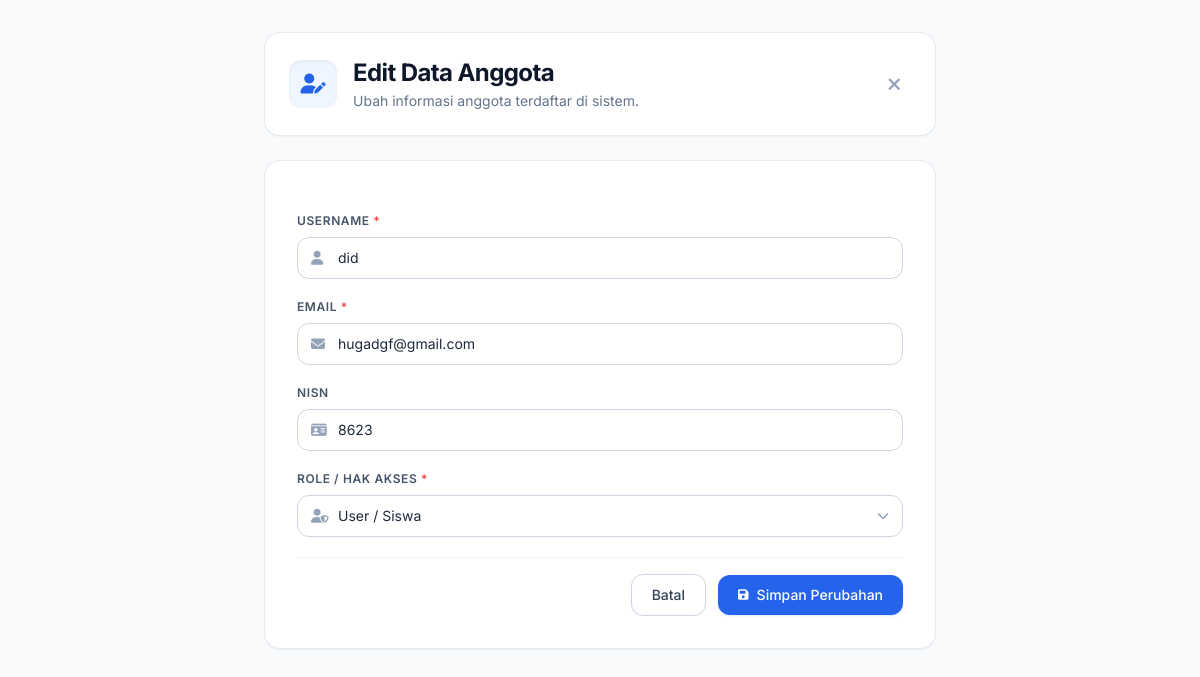
The app's page /view/view_admin/edit_anggota.php?id=2, older data.
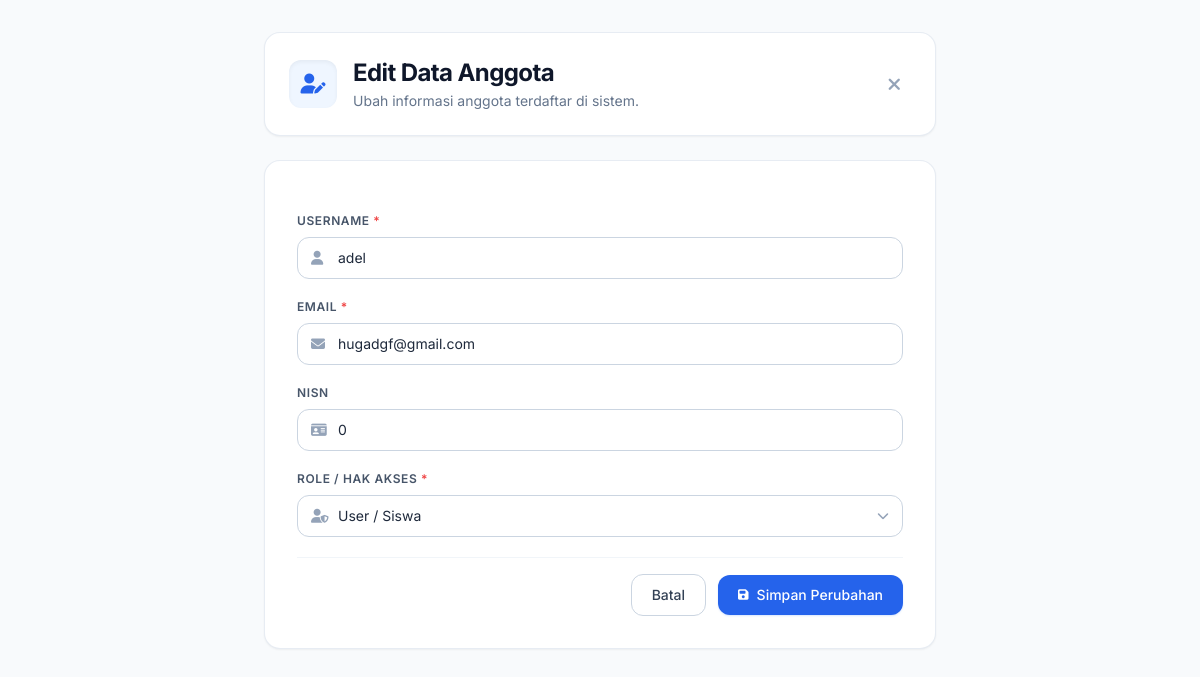
The same page, newer data.
### tables this page shows
CREATE TABLE `anggota` (
  `id_anggota` int(11) NOT NULL,
  `username` varchar(50) NOT NULL,
  `password` varchar(255) NOT NULL,
  `email` varchar(50) NOT NULL,
  `nisn` int(9) NOT NULL,
  `kelas` varchar(10) NOT NULL,
  `role` enum('admin','user') NOT NULL
);

### view/view_admin/edit_anggota.php (the view, shortened to what the changed rows need)
<?php
require_once '../../models/m_anggota.php';
if (isset($_GET['id'])) {
    $id_user = $_GET['id'];
    $db = new koneksi();
    $koneksi = $db->koneksi;
    $stmt = $koneksi->prepare("SELECT * FROM anggota WHERE id_anggota = ?");
    $stmt->bind_param("i", $id_user);
    $stmt->execute();
    $result = $stmt->get_result();
    $data = $result->fetch_assoc();
} else {
    header("Location: data_anggota.php");
    exit();
}
?>
<!DOCTYPE html>
<html lang="id">
<head>
    <script src="https://cdn.tailwindcss.com"></script>
    <link rel="stylesheet" href="https://cdnjs.cloudflare.com/ajax/libs/font-awesome/6.4.0/css/all.min.css">
</head>
<body class="bg-slate-50 text-slate-800 antialiased min-h-screen p-4 sm:p-6 lg:p-8">
    <div class="max-w-2xl mx-auto space-y-6">
        <div class="flex items-center justify-between bg-white p-6 rounded-2xl shadow-sm border border-slate-200/80">
            <div class="flex items-center gap-4">
                <div>
                    <h1 class="text-xl sm:text-2xl font-bold text-slate-900 tracking-tight">Edit Data Anggota</h1>
                </div>
            </div>
        </div>
        <div class="bg-white p-6 sm:p-8 rounded-2xl shadow-sm border border-slate-200/80">
            <form action="" method="POST" class="space-y-5">
                <div>
                    <div class="relative">
                        <i class="fa-solid fa-user absolute left-3.5 top-1/2 -translate-y-1/2 text-slate-400 text-sm"></i>
                        <input type="text" id="username" name="username" required
                               value="<?= htmlspecialchars($data['username'] ?? '') ?>"
                               class="w-full pl-10 pr-4 py-2.5 border border-slate-300 rounded-xl text-sm focus:outline-none focus:ring-2 focus:ring-blue-500 focus:border-transparent transition">
                    </div>
                </div>
                <div>
                    <div class="relative">
                        <i class="fa-solid fa-envelope absolute left-3.5 top-1/2 -translate-y-1/2 text-slate-400 text-sm"></i>
                        <input type="email" id="email" name="email" required
                               value="<?= htmlspecialchars($data['email'] ?? '') ?>"
                               class="w-full pl-10 pr-4 py-2.5 border border-slate-300 rounded-xl text-sm focus:outline-none focus:ring-2 focus:ring-blue-500 focus:border-transparent transition">
                    </div>
                </div>
                <div>
                    <div class="relative">
                        <i class="fa-solid fa-id-card absolute left-3.5 top-1/2 -translate-y-1/2 text-slate-400 text-sm"></i>
                        <input type="text" id="nisn" name="nisn"
                               value="<?= htmlspecialchars($data['nisn'] ?? '') ?>"
                               placeholder="Contoh: 0012345678"
                               class="w-full pl-10 pr-4 py-2.5 border border-slate-300 rounded-xl text-sm focus:outline-none focus:ring-2 focus:ring-blue-500 focus:border-transparent transition">
                    </div>
                </div>
                <div>
                    <div class="relative">
                        <i class="fa-solid fa-user-shield absolute left-3.5 top-1/2 -translate-y-1/2 text-slate-400 text-sm"></i>
                        <select id="role" name="role" required
                                class="w-full pl-10 pr-4 py-2.5 border border-slate-300 rounded-xl text-sm focus:outline-none focus:ring-2 focus:ring-blue-500 focus:border-transparent bg-white transition appearance-none">
                            <option value="user" <?= (isset($data['role']) && strtolower($data['role']) === 'user') ? 'selected' : '' ?>>User / Siswa</option>
                        </select>
                    </div>
                </div>
            </form>
        </div>
    </div>
</body>
</html>

Row changes from the older to the newer data that the page shows:
changed anggota "hugadgf@gmail.com": username "did" → "adel"; nisn "8623" → "0"
